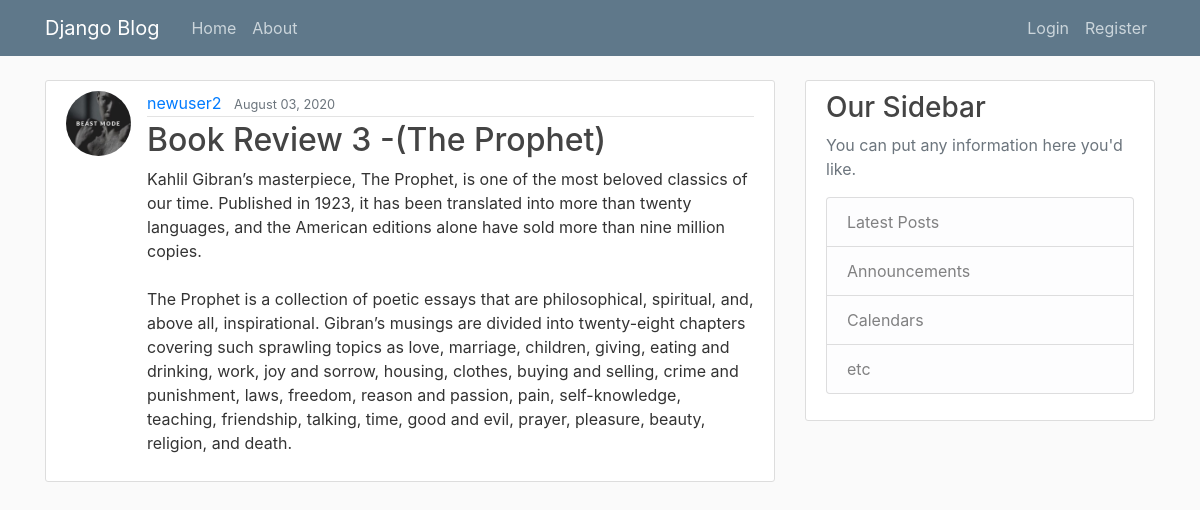
Screenshot of /post/9/ with the database file from the repository.
### blog/models.py (models this page shows, shortened)
class Post(models.Model):
    title = models.CharField(max_length=100)
    content = models.TextField()
    date_posted = models.DateTimeField(default = timezone.now)
    author = models.ForeignKey(User, on_delete=models.CASCADE)

### users/models.py (models this page shows, shortened)
class Profile(models.Model):
    user = models.OneToOneField(User,on_delete = models.CASCADE)
    image = models.ImageField(default = 'default.jpg',upload_to = 'profile_pics')

### blog/views.py (the view)
# urls.py: path('post/<int:pk>/', PostDetailView.as_view(), name='post-detail'),
class PostDetailView(DetailView):
    model = Post

### blog/templates/blog/post_detail.html (shortened to what this page needs)
{% extends "blog/base.html" %}
{% block content %}
      <article class="media content-section">
        <img class ="rounded-circle article-img" src = "{{ object.author.profile.image.url }}">
        <div class="media-body">
          <div class="article-metadata">
            <a class="mr-2" href="{% url 'user-posts' object.author.username %}">{{ object.author }}</a>
            <small class="text-muted">{{ object.date_posted |date:"F d, Y"}}</small>
          </div>
          <h2 class="article-content">{{ object.title }}</h2>
          <p class="article-content">{{ object.content }}</p>
        </div>
      </article>
{% endblock content %}

### blog/static/blog/main.css (style rules this page uses)
body { background: #fafafa; color: #333333; margin-top: 5rem; }
h1, h2, h3, h4, h5, h6 { color: #444444; }
.content-section { background: #ffffff; padding: 10px 20px; border: 1px solid #dddddd; border-radius: 3px; margin-bottom: 20px; }
.article-content { white-space: pre-line; }
.article-img { height: 65px; width: 65px; margin-right: 16px; }
.article-metadata { padding-bottom: 1px; margin-bottom: 4px; border-bottom: 1px solid #e3e3e3 }

### rows the page displays
Post: author.profile.image (picture), author "newuser2", date_posted "August 03, 2020", title "Book Review 3 -(The Prophet)", content "Kahlil Gibran’s masterpiece, The Prophet, is one of the most beloved classics of our time. Published in 1923, it has been translated into more than twenty languages, and the American editions alone have sold more than nine million copies. The Prophet is a collection of poetic essays that are philosophical, spiritual, and, above all, inspirational. Gibran’s musings are divided into twenty-eight chapters covering such sprawling topics as love, marriage, children, giving, eating and drinking, work, joy and sorrow, housing, clothes, buying and selling, crime and punishment, laws, freedom, reason and passion, pain, self-knowledge, teaching, friendship, talking, time, good and evil, prayer,…"
